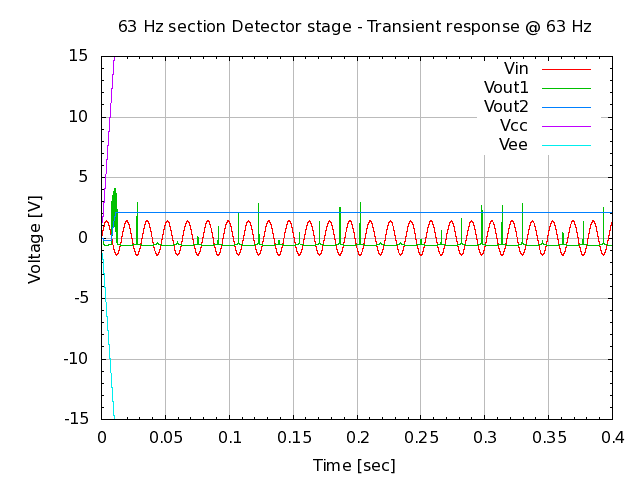

gnuplot code for this plot:
# setup terminal
set term png

# setup graph
set output "26.000.00.02.24-1.png"
set title "63 Hz section Detector stage - Transient response @ 63 Hz"

# setup Y-axis
set yrange [-15:15]
set grid ytics lt 1 lw 1 lc rgb "#bbbbbb"
set mytics
set ylabel "Voltage [V]"

# setup X-axis
set grid xtics lt 1 lw 1 lc rgb "#bbbbbb"
set mxtics
set xlabel "Time [sec]"

# setup plot style
set style data lines
plot '26.000.00.02.24.dat' using 1:2 title "Vin", \
     '26.000.00.02.24.dat' using 1:3 title "Vout1", \
     '26.000.00.02.24.dat' using 1:4 title "Vout2", \
     '26.000.00.02.24.dat' using 1:5 title "Vcc", \
     '26.000.00.02.24.dat' using 1:6 title "Vee"

# set output back to default
set output

# reset terminal type
set terminal pop
